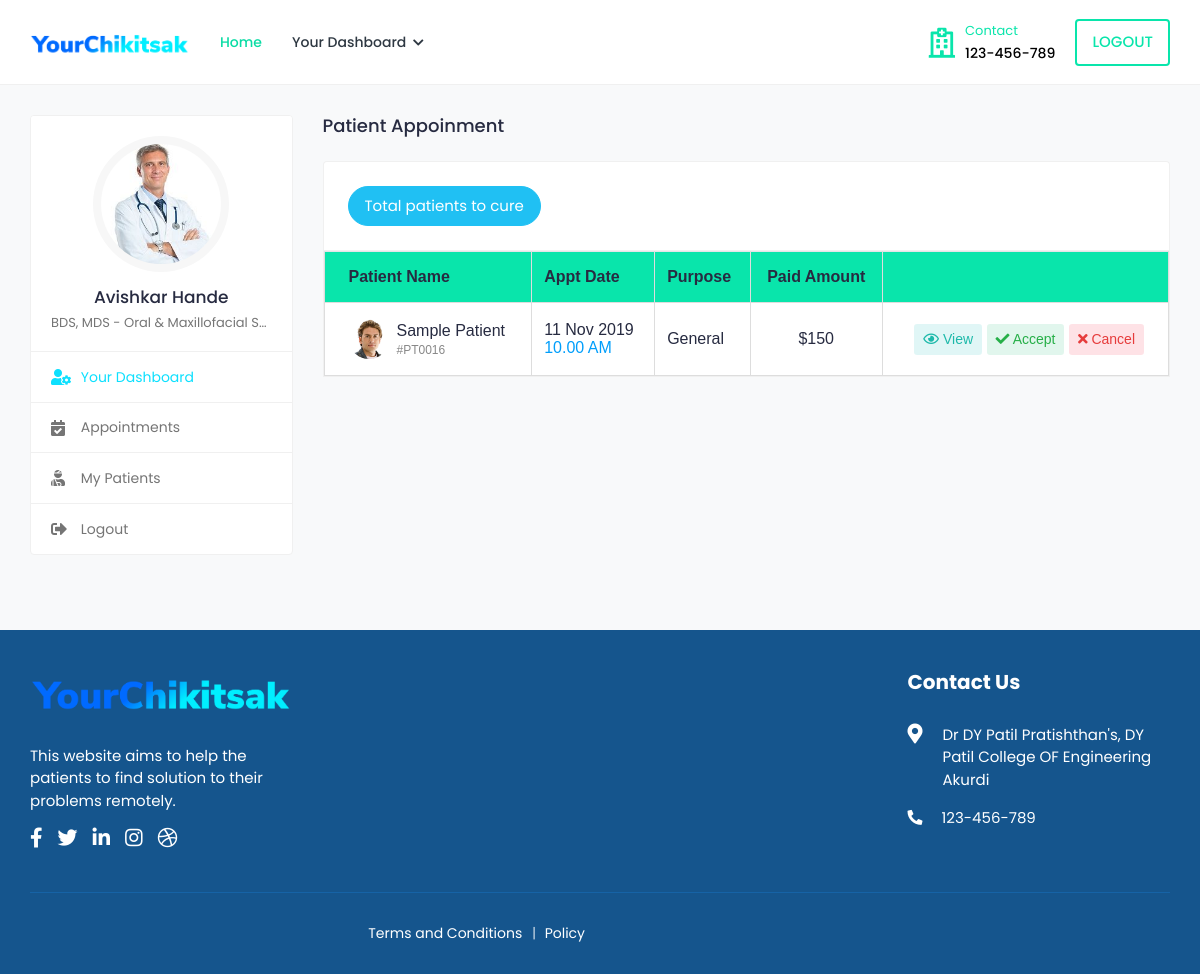
The app's page /doctor-dashboard (signed in), older data.
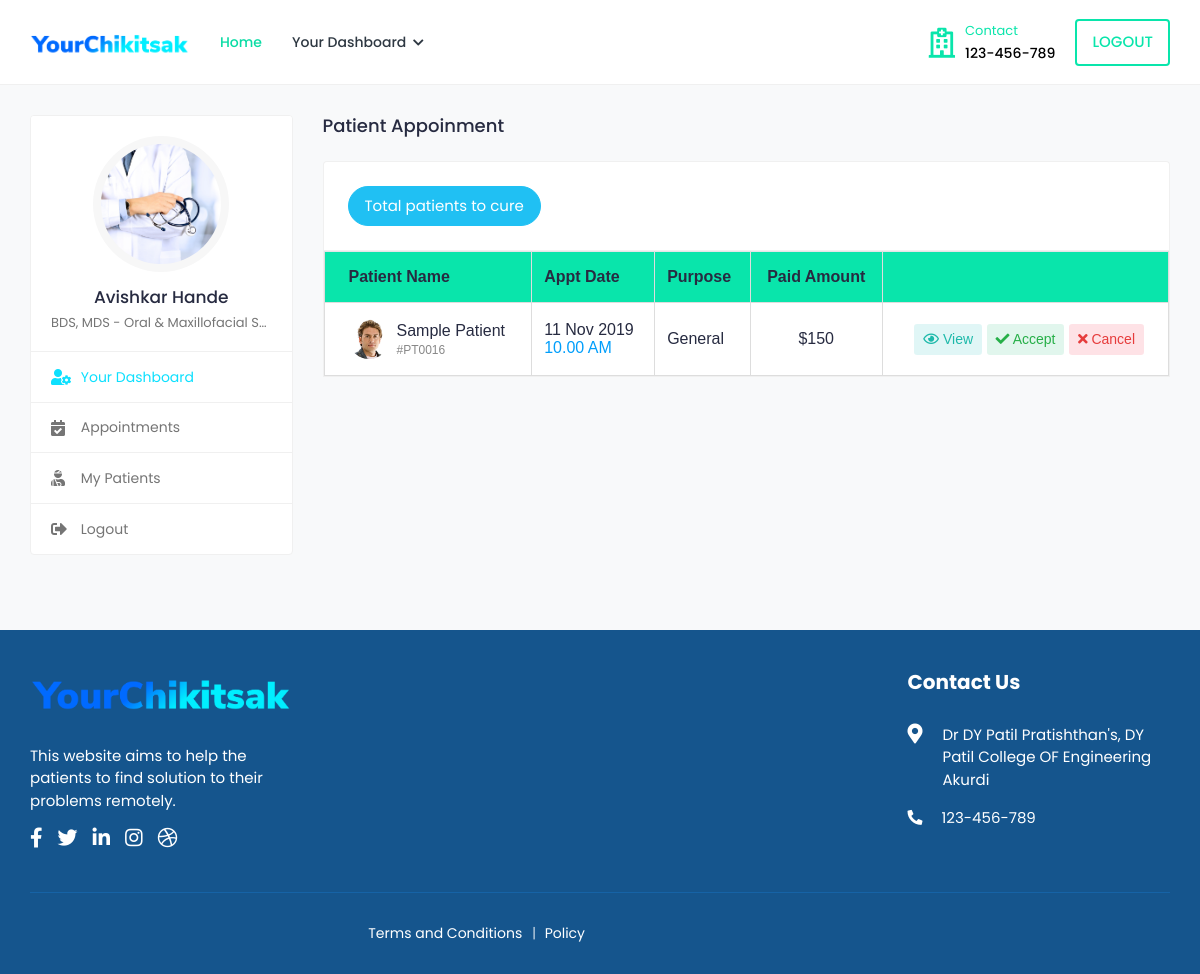
The same page, newer data.
### website/models.py (models this page shows)
class DoctorDetails(models.Model):
    id = models.AutoField(primary_key=True)
    user = models.ForeignKey(User, on_delete=models.CASCADE)
    dp = models.ImageField(upload_to='photo/', default='/dp.jpg')
    phone = models.CharField(max_length=10, null= True, default='', blank=True)
    gender = models.CharField(max_length=10, null=True,default='', blank=True)
    about = models.TextField(null = True, blank=True,default='')
    clinic_name = models.CharField(max_length=256, null = True, blank=True)
    price = models.CharField(max_length=25,null = True,default='', blank=True)
    Specialization = models.CharField(max_length=256,default='', null = True, blank=True)
    is_verified = models.BooleanField(default=False)
    mark = models.BooleanField(default = False)
    degree = models.ImageField(upload_to ='uploads/', blank=True, null=True)
    degree_name = models.CharField(max_length=30, default="Doctor")
    services = models.CharField(max_length=256, default="")
    state = models.CharField(max_length=256, default='', null=True, blank=True)
    country = models.CharField(max_length=256, default='', null=True, blank=True)

### website/views.py (the view)
# urls.py: path('doctor-dashboard', views.doctor_dashboard, name="doctor-dashboard"),
def doctor_dashboard(request):
    user = request.user
    docD = DoctorDetails.objects.get(user = user)
    userD = UserDetails.objects.get(user = user)
    return render(request, "doctor-dashboard.html", {'docD':docD, 'userD':userD})

### website/context_processors.py (called while the page is built)
def add_variable_to_context(request):
    if request.user.is_superuser:
        return {
            'is_doctor':0
        }
    elif not request.user.is_anonymous:
        getDetails = UserDetails.objects.get(user = request.user)
        return {
            'is_doctor':getDetails.is_doctor
        }
    else :
        return {
            'is_doctor':0
        }

### templates/doctor-dashboard.html (shortened to what the changed rows need)
{% extends 'base.html' %}
{% load static %}
{% block content %}
<div class="content">
    <div class="container-fluid">
        <div class="row">
            <div class="col-md-5 col-lg-4 col-xl-3 theiaStickySidebar">
                <div class="profile-sidebar">
                    <div class="widget-profile pro-widget-content">
                        <div class="profile-info-widget">
                            <a href="#" class="booking-doc-img">
                                <img src="{{docD.dp.url}}" alt="User Image">
                            </a>
                        </div>
                    </div>
                </div>
            </div>
            <div class="col-md-7 col-lg-8 col-xl-9">
                <div class="row">
                    <div class="col-md-12">
                        <div class="appointment-tab">
                            <div class="tab-content">
                                <div class="tab-pane show active" id="upcoming-appointments">
                                    <div class="card card-table mb-0">
                                        <div class="card-body">
                                            <div class="table-responsive">
                                                <table class="table table-hover table-center mb-0">
                                                        <tr>
                                                            <th>Patient Name</th>
                                                            <th>Appt Date</th>
                                                            <th>Purpose</th>
                                                            <th class="text-center">Paid Amount</th>
                                                            <th></th>
                                                        </tr>
                                                        <tr>
                                                            <td>
                                                                <h2 class="table-avatar">
                                                                    <a href="patient-profile.html" class="avatar avatar-sm mr-2"><img class="avatar-img rounded-circle" src="assets/img/patients/patient.jpg" alt="User Image"></a>
                                                                    <a href="patient-profile.html">Sample Patient <span>#PT0016</span></a>
                                                                </h2>
                                                            </td>
                                                        </tr>
                                                </table>
                                            </div>
                                        </div>
                                    </div>
                                </div>
                            </div>
                        </div>
                    </div>
                </div>
            </div>
        </div>
    </div>
</div>
{% endblock %}

Row changes from the older to the newer data that the page shows:
changed DoctorDetails: dp: a different picture
